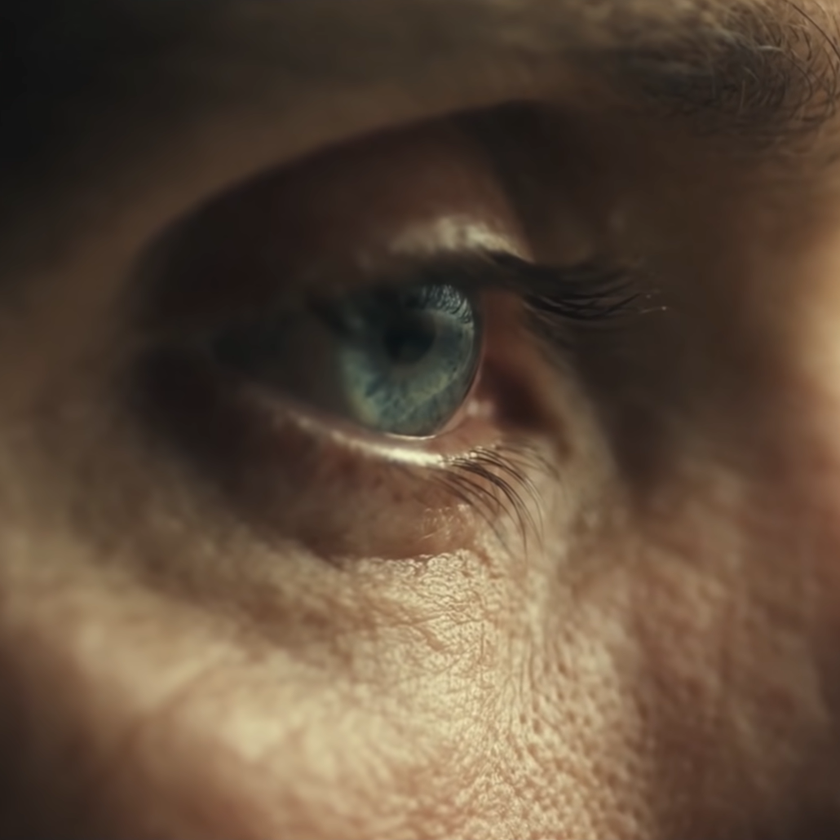
%> input picture Eye.png, 840 x 840 px, shrunk from 1030 x 1030 before the run
$ octave LogTransform.m   (GNU Octave 9; MATLAB toolbox functions it lacks are replaced by stand-ins)
%> lines starting %> are read from the running program, lines starting %| are printed output that depends on the picture
clc;
clear all;
close all;

a = imread('Eye.png');
%> a is the input picture: size 840x840x3 uint8; mean R, G, B 92.8, 74.5, 57.9
b = im2double(a);
c1 = 1 * log(1+b);
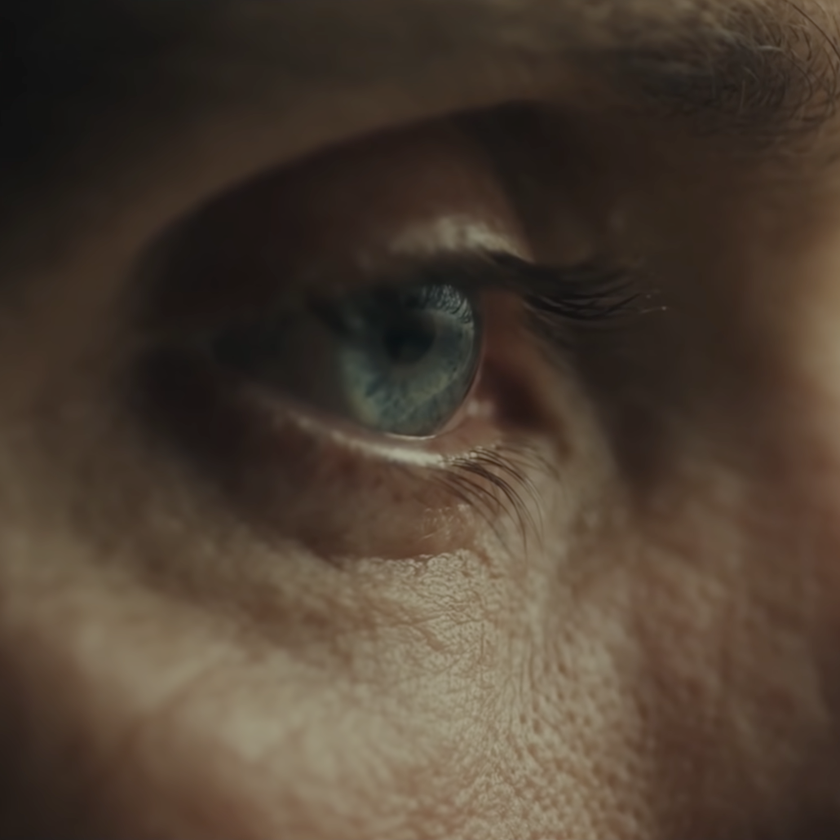
%> c1: size 840x840x3 double; mean R, G, B 0.299, 0.247, 0.199
c2 = 2 * log(1+b);
c3 = 5 * log(1+b);

subplot(2, 2, 1)
imshow(a)
title('Original Image')
subplot(2, 2, 2)
imshow(c1)
title('c = 1')
subplot(2, 2, 3)
imshow(c2)
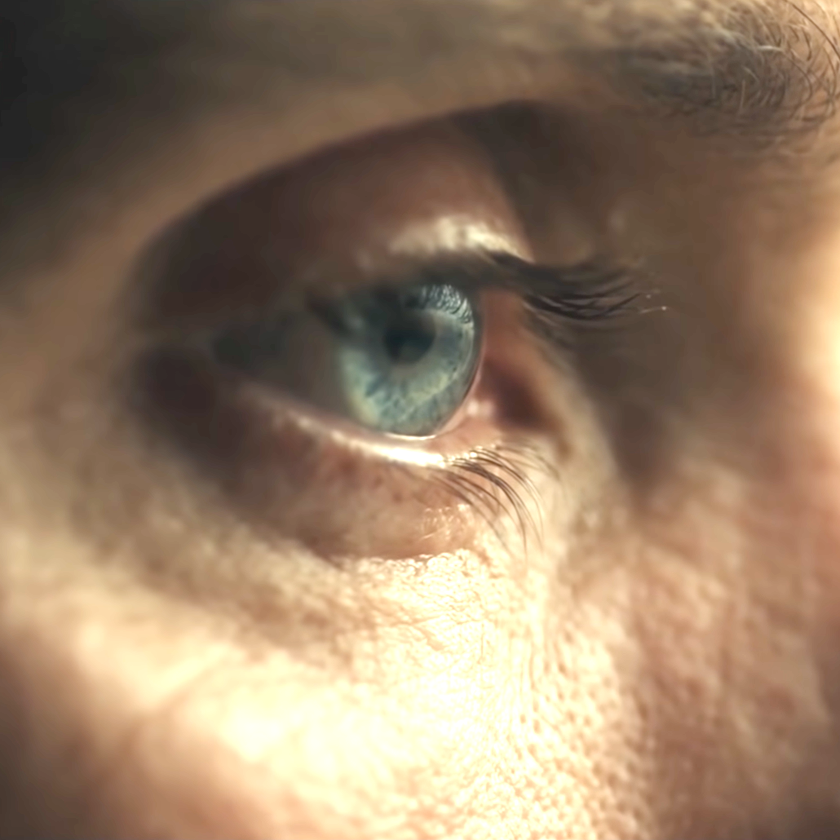
%> displayed picture: size 840x840x3, on the screen's scale of 0 to 255; mean R, G, B 148.5, 124.9, 101.4
title('c = 2')
subplot(2, 2, 4)
imshow(c3)
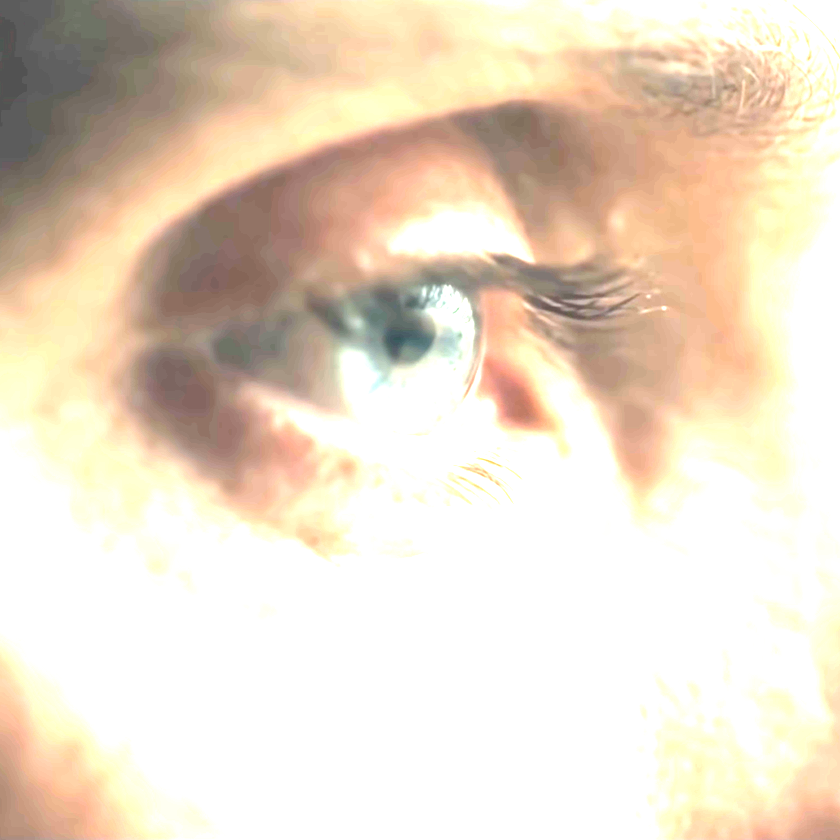
%> displayed picture: size 840x840x3, on the screen's scale of 0 to 255; mean R, G, B 233.3, 218.4, 199.6
title('c = 5')
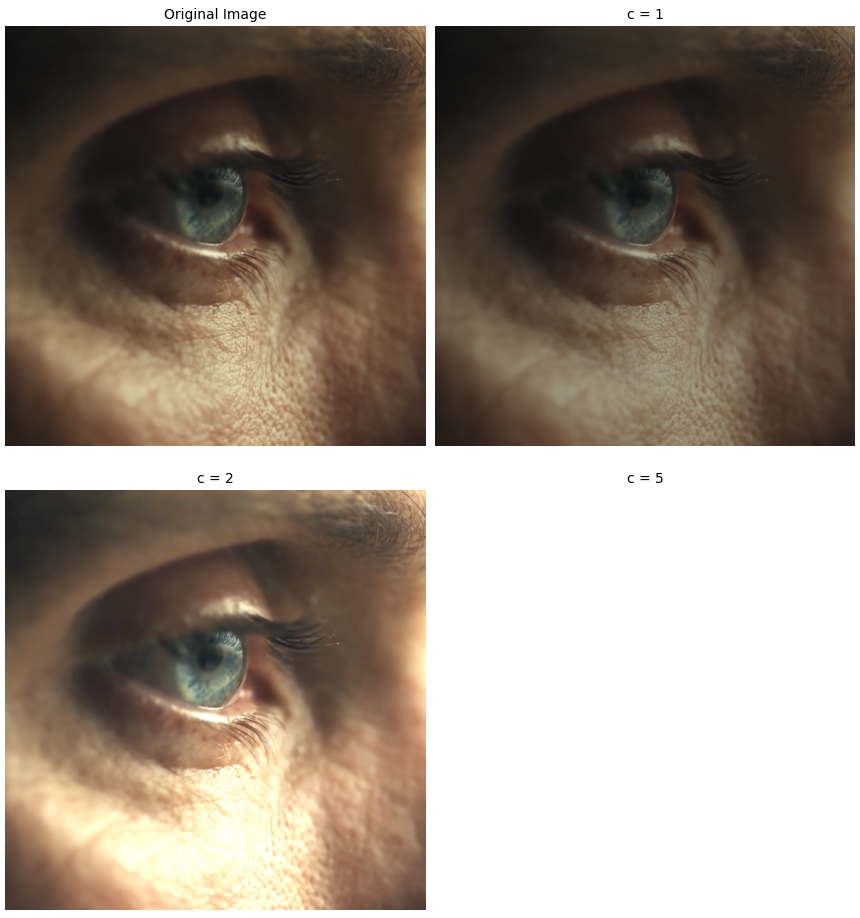
%> figure redrawn from the program's plot data, 4 panels

$ run again, with Building.jpg saved as Eye.png
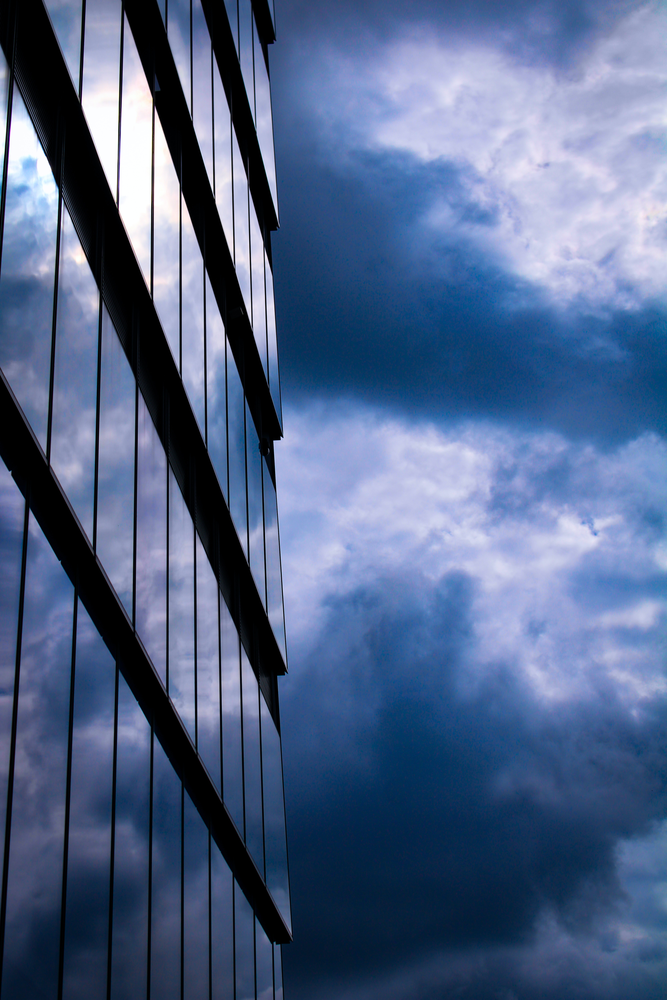
%> input picture Building.jpg, 667 x 1000 px, shrunk from 4000 x 6000 before the run
%> a is the input picture: size 1000x667x3 uint8; mean R, G, B 82.1, 101.6, 137.8
%> `imshow(c3)`:
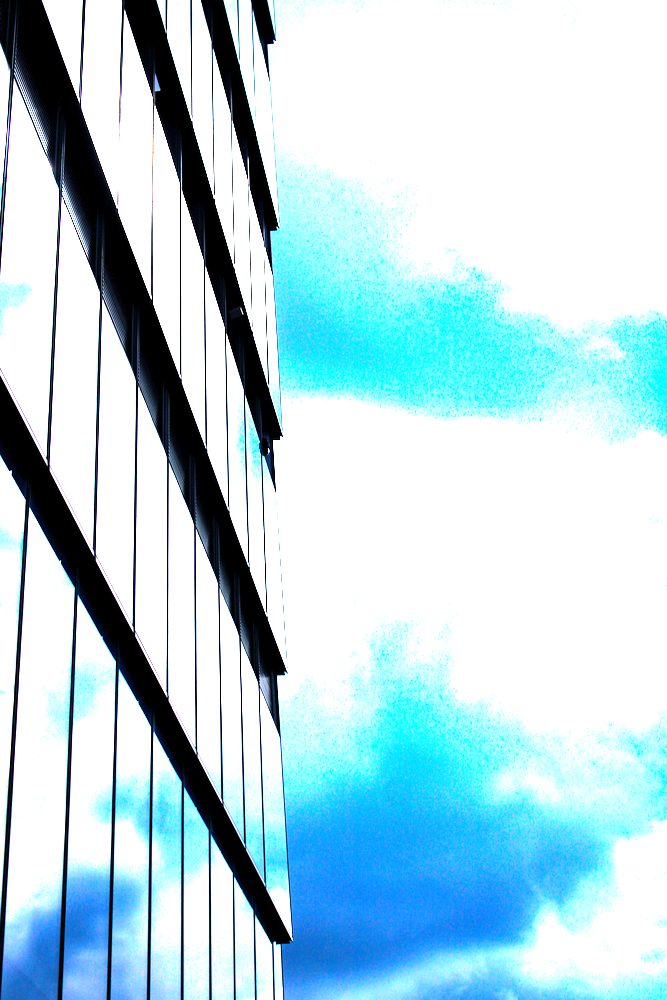
%> displayed picture: size 1000x667x3, on the screen's scale of 0 to 255; mean R, G, B 182.8, 216.7, 226.5
%> `title('c = 5')`:
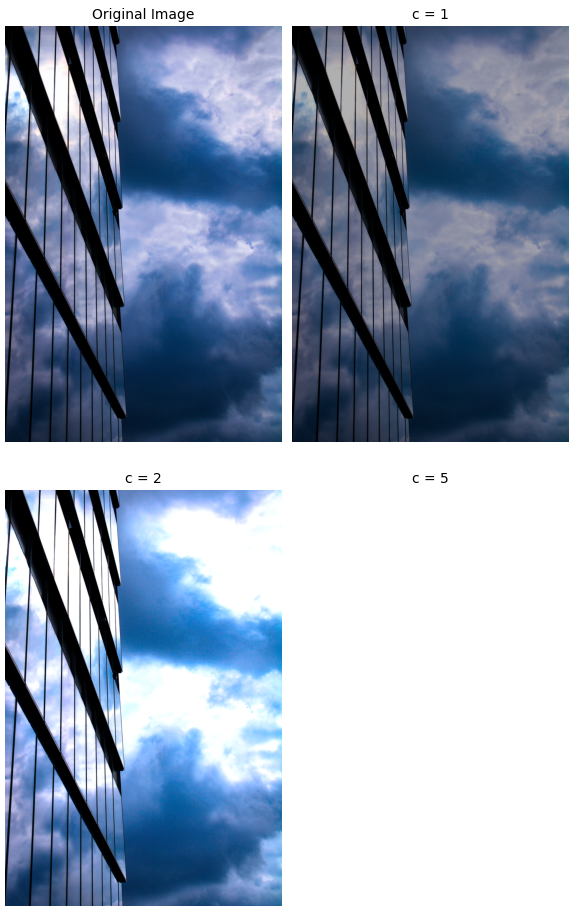
%> figure redrawn from the program's plot data, 4 panels
